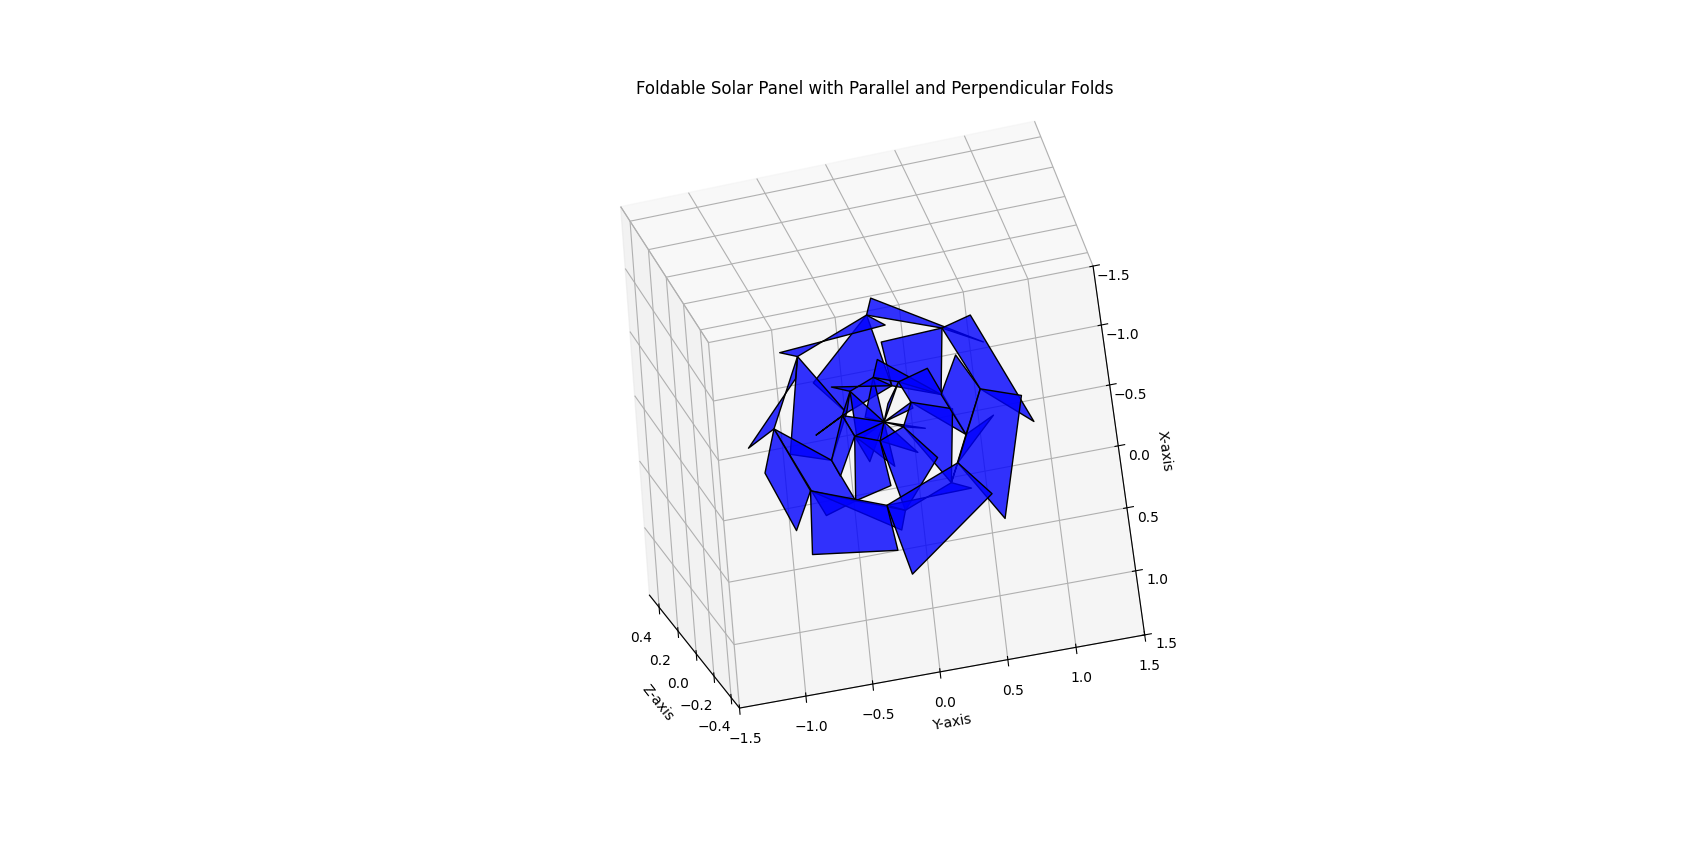

Python code for this plot:
import matplotlib.pyplot as plt
from mpl_toolkits.mplot3d.art3d import Poly3DCollection
import numpy as np

# Parameters for the foldable panel
N = 8  # Number of sides in the central polygon
A = 1.0  # Center-to-vertex radius
phi = np.radians(30)  # Angle between cone and flat plane in radians
beta = 2 * np.pi / N  # Angular separation between segments
z_amplitude = 0.1  # Amplitude for wave-like folds

# Rotation matrix R for rotational symmetry
def rotation_matrix(beta):
    return np.array([
        [np.cos(beta), -np.sin(beta), 0],
        [np.sin(beta), np.cos(beta), 0],
        [0, 0, 1]
    ])

R = rotation_matrix(beta)

# Initialize all trapezoids
all_trapezoids = []

# Generate the trapezoids for the foldable panel
for segment in range(N):  # Loop through each segment
    rotation = np.linalg.matrix_power(R, segment)  # Rotate each segment
    fold_direction = 1  # Alternate Z-wave directions
    segment_trapezoids = []
    last_z_base = 0  # Keeps track of the Z position for the base
    last_z_top = 0  # Keeps track of the Z position for the top
    
    for i in range(1, 5):  # Loop through layers/rings (inner to outer)
        # Define the inner and outer radius for this trapezoid
        inner_radius = (i - 1) * (A / 4)
        outer_radius = i * (A / 4)
        
        # Define vertices alternating Z-direction for parallel and perpendicular folds
        inner_left = [inner_radius * np.cos(segment * beta),
                      inner_radius * np.sin(segment * beta),
                      last_z_base]  # Start where the previous trapezoid ended
        outer_left = [outer_radius * np.cos(segment * beta),
                      outer_radius * np.sin(segment * beta),
                      last_z_top + fold_direction * z_amplitude]  # Alternating Z for perpendicular folds
        inner_right = [inner_radius * np.cos((segment + 1) * beta),
                       inner_radius * np.sin((segment + 1) * beta),
                       last_z_base]  # Start where the previous trapezoid ended
        outer_right = [outer_radius * np.cos((segment + 1) * beta),
                       outer_radius * np.sin((segment + 1) * beta),
                       last_z_top - fold_direction * z_amplitude]  # Alternating Z for parallel folds
        
        # Update last Z position for the next trapezoid
        last_z_base = outer_left[2]  # Base follows top's Z direction
        last_z_top = outer_right[2]  # Top alternates direction for next trapezoid
        fold_direction *= -1  # Switch Z-wave direction for the next trapezoid
        
        # Store the trapezoid's vertices
        segment_trapezoids.append([inner_left, outer_left, outer_right, inner_right])
    
    all_trapezoids.append(segment_trapezoids)

# Visualization
fig = plt.figure()
ax = fig.add_subplot(111, projection='3d')

# Draw all trapezoids
for segment in all_trapezoids:
    for trapezoid in segment:
        poly = Poly3DCollection([trapezoid], facecolor="blue", edgecolor="black", alpha=0.8)
        ax.add_collection3d(poly)

# Set plot limits
ax.set_xlim([-1.5, 1.5])
ax.set_ylim([-1.5, 1.5])
ax.set_zlim([-0.5, 0.5])

# Set labels
ax.set_xlabel("X-axis")
ax.set_ylabel("Y-axis")
ax.set_zlabel("Z-axis")

# Title
ax.set_title("Foldable Solar Panel with Parallel and Perpendicular Folds")

# Show the plot
plt.show()
